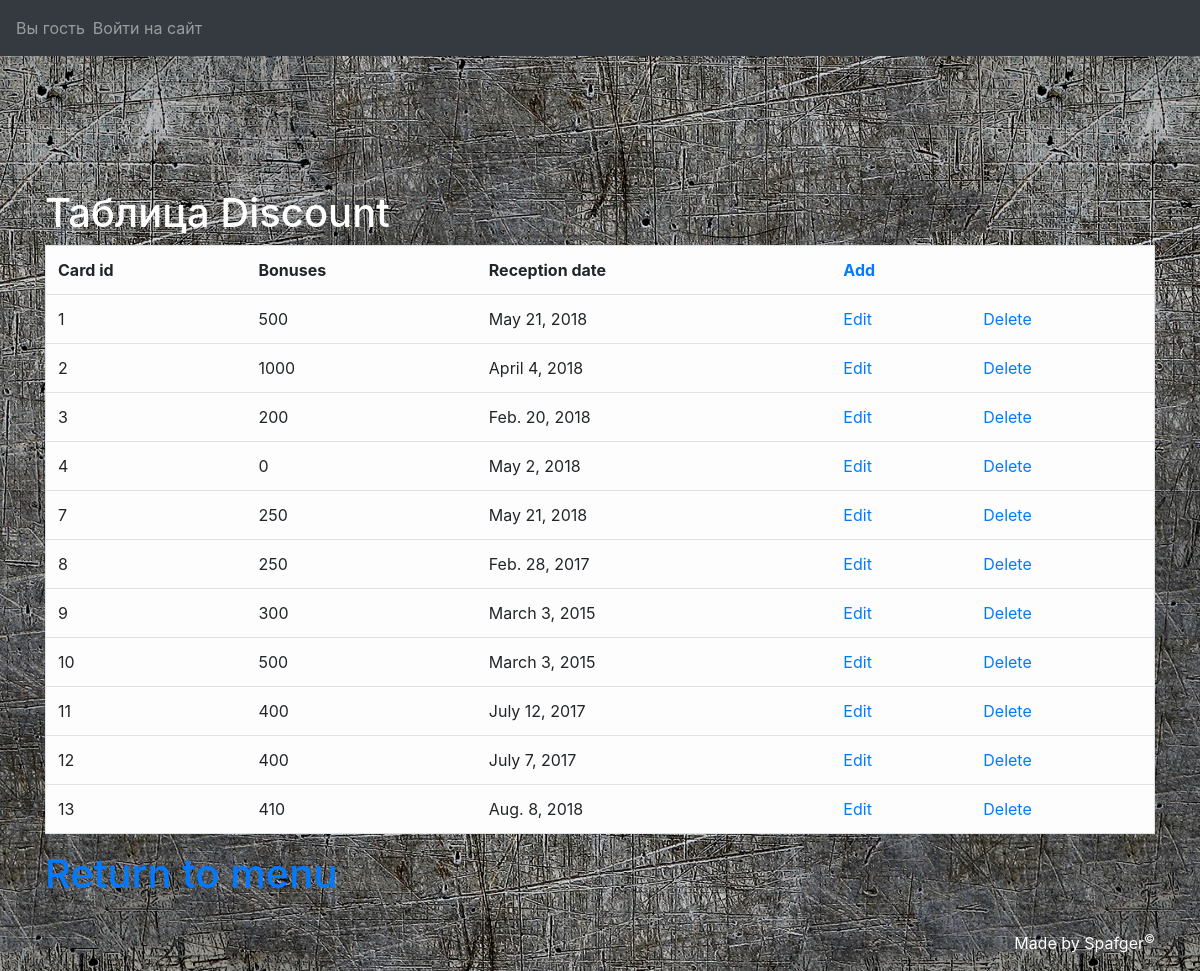
Page /LabaUD/mainmenu/Disc/outdisc on the committed database.
### LabaUD/models.py (models this page shows, shortened)
class Discount(models.Model):
    id_card = models.AutoField(primary_key=True)
    bonuses = models.IntegerField()
    reception_date = models.DateField()

### LabaUD/views.py (the view)
def outdisc(request):
    cur_user = get_user(request)
    disc_list = Discount.objects.all()
    return render(request, "bdedit/Disc/outdisc.html", locals())

### templates/bdedit/Disc/outdisc.html (shortened to what this page needs)
{% extends "base.html" %}
{% block content %}
    <div class="container">
        <h1 style="color: #FFFFFF">Таблица Discount</h1>
        <table class="table table-light border table-hover" align="center">
            <tr class="bold_text">
                <td>Card id</td>
                <td>Bonuses</td>
                <td>Reception date</td>
                <td><a href="{% url "add_disc" %}">Add</a></td>
            </tr>
            {% for disc in disc_list %}
                <tr>
                    <td>{{ disc.id_card }}</td>
                    <td>{{ disc.bonuses }}</td>
                    <td>{{ disc.reception_date }}</td>
                    <td><a href="{% url "edit_disc" disc.id_card %}">Edit</a></td>
                    <td><a href="{% url "delete_disc" disc.id_card %}">Delete</a></td>
                </tr>
            {% endfor %}
        </table>
        <h1><a href="../../mainmenu">Return to menu</a>
        </h1>
    </div>
{% endblock content %}

### templates/base.html (shortened to what this page needs)
{% load static %}
<!DOCTYPE html>
<html lang="en">
<head>
    <link href="{% static 'css/styles.css' %}" rel="stylesheet" type="text/css">
    <link href='{% static 'css/bootstrap.min.css' %}' rel="stylesheet" type="text/css"/>
    <link rel="stylesheet" href="https://maxcdn.bootstrapcdn.com/bootstrap/4.0.0-beta.2/css/bootstrap.min.css">
</head>
<body style="background-color: #fedfff" background="{% static "img/6_Scratched.jpg" %}">
{% include 'header.html' %}
{% block content %}
{% endblock content %}
{% include 'footer.html' %}
</body>
</html>

### templates/header.html
<nav class="navbar navbar-expand-sm bg-dark navbar-dark">
{% if cur_user.id is not None %}
<ul class="navbar-nav mr-2">
    <li class="nav-item">
        <span class="navbar-text">
            Вы вошли, как {{ cur_user }}
        </span>
    </li>
    <li class="nav-item">
        <a class="nav-link" href="{% url 'logout' %}">Выйти</a>
    </li>
</ul>
{% else %}
<ul class="navbar-nav mr-2">
    <li class="nav-item">
        <span class="navbar-text">
            Вы гость
        </span>
    </li>
    <li class="nav-item">
        <a class="nav-link" href="{% url 'login' %}">Войти на сайт</a>
    </li>
</ul>
{% endif %}
</nav>
<div class="container-fluid">
    <table class="w-75" style="height: 100px; margin: 0 auto">
            <tr>
            </tr>
    </table>
</div>
<hr>

### templates/footer.html
<footer class="navbar-fixed-bottom">
    <hr>
    <div class="container">
        <div class="text" style="color: #FFFFFF">
            <p align="right">Made by Spafger<sup>©</sup></p>
        </div>
    </div>
</footer>

### LabaUD/static/css/styles.css (style rules this page uses)
.bold_text { font-weight: bold; }

### rows in the picture
Discount: id_card "1", bonuses "500", reception_date "May 21, 2018"
Discount: id_card "2", bonuses "1000", reception_date "April 4, 2018"
Discount: id_card "3", bonuses "200", reception_date "Feb. 20, 2018"
Discount: id_card "4", bonuses "0", reception_date "May 2, 2018"
Discount: id_card "7", bonuses "250", reception_date "May 21, 2018"
Discount: id_card "8", bonuses "250", reception_date "Feb. 28, 2017"
Discount: id_card "9", bonuses "300", reception_date "March 3, 2015"
Discount: id_card "10", bonuses "500", reception_date "March 3, 2015"
Discount: id_card "11", bonuses "400", reception_date "July 12, 2017"
Discount: id_card "12", bonuses "400", reception_date "July 7, 2017"
Discount: id_card "13", bonuses "410", reception_date "Aug. 8, 2018"
